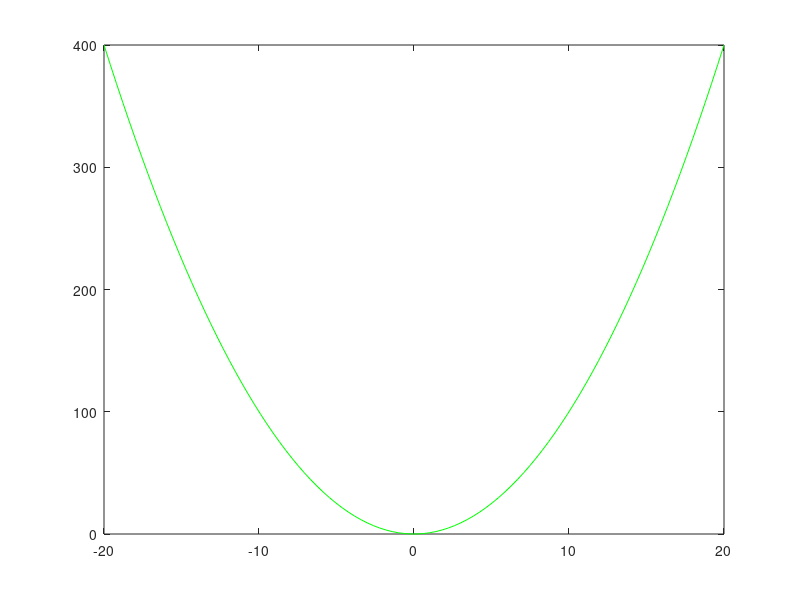

Source code (MATLAB): (Note: this script raises an error after producing the figure.)
close all; clear all; clc;
  x = linspace(-20,20,100)';
  y_ideal = x.*x;
  x_noise = [];
  y_noise = [];
  for i=1:5
    x_noise = [x_noise; (randn(length(x), 1)*3) + x];
    y_noise = [y_noise; (randn(length(y_ideal), 1)*3) + y_ideal];
  endfor
  plot(x,y_ideal, 'g');
  hold on;
  y_LocalConst = kernel_estimator(x, x_noise, y_noise, 3, 7);
  plot(x,y_LocalConst, 'r');
  hold on;
  y_LocalLinear = kernel_localRegr(x, x_noise, y_noise, 3, 3);
  plot(x,y_LocalLinear, 'b');
  hold on;
